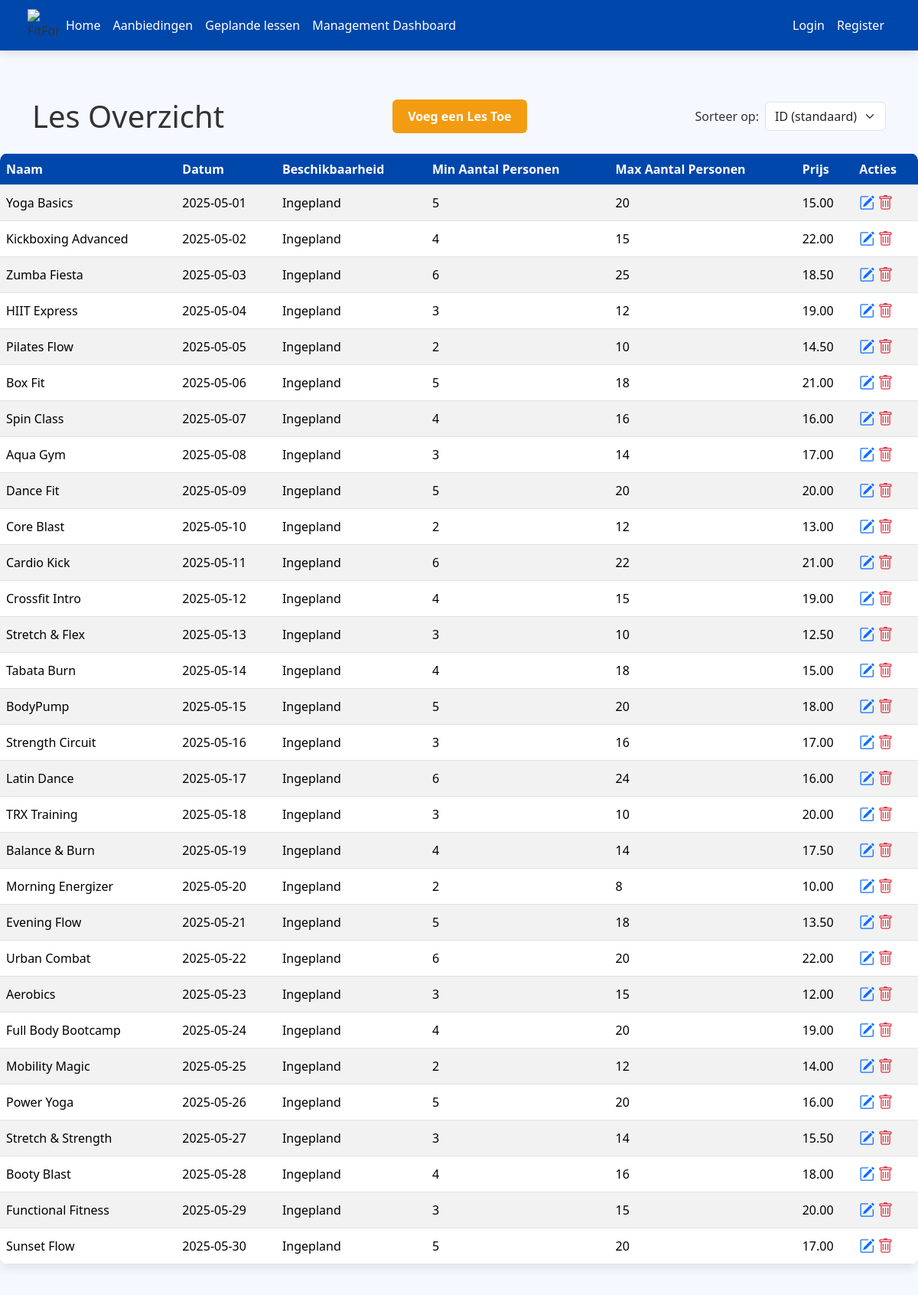
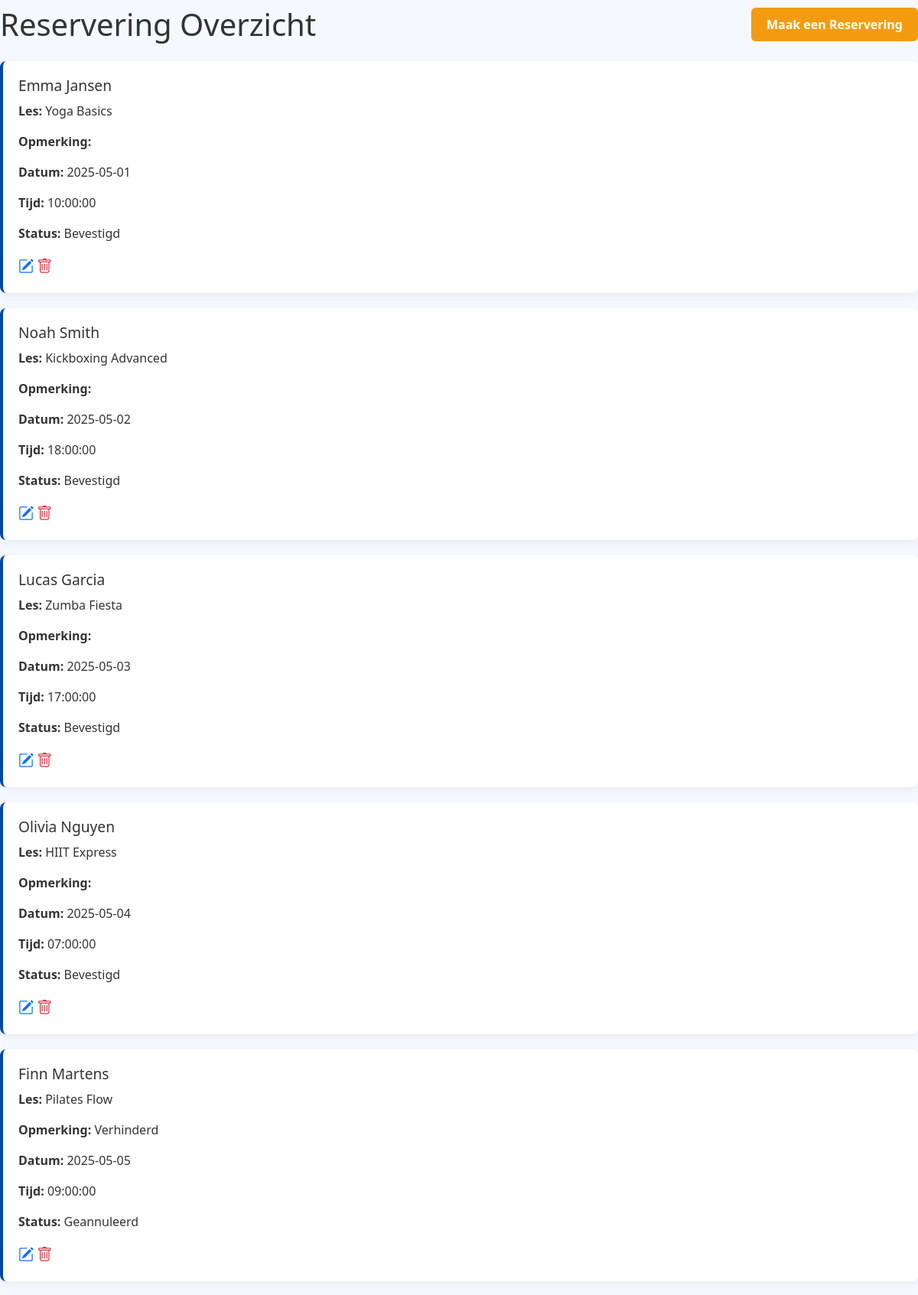
The app's page /LesOverzicht/public/lessen.php (upper part) with its own data (2 pictures, top to bottom).
### tables this page shows
CREATE TABLE Les (
    Id INT NOT NULL AUTO_INCREMENT,
    Naam VARCHAR(50) NOT NULL,
    Datum DATE NOT NULL,
    Tijd TIME NOT NULL,
    MinAantalPersonen TINYINT NOT NULL,
    MaxAantalPersonen TINYINT NOT NULL,
    Beschikbaarheid VARCHAR(50) NOT NULL,
    Prijs DECIMAL(10, 2) NOT NULL,  
    Isactief BIT NOT NULL,
    Opmerking VARCHAR(250),
    Datumaangemaakt DATETIME(6) NOT NULL,
    Datumgewijzigd DATETIME(6) NOT NULL,
    PRIMARY KEY (Id)
);

CREATE TABLE Reservering (
    Id INT NOT NULL AUTO_INCREMENT,
    Voornaam VARCHAR(50) NOT NULL,
    Tussenvoegsel VARCHAR(10),
    Achternaam VARCHAR(50) NOT NULL,
    Nummer MEDIUMINT NOT NULL,
    LesId INT NOT NULL,  
    Datum DATE NOT NULL,
    Tijd TIME NOT NULL,
    Reserveringstatus VARCHAR(20) NOT NULL,
    Isactief BIT NOT NULL,
    Opmerking VARCHAR(250),
    Datumaangemaakt DATETIME(6) NOT NULL,
    Datumgewijzigd DATETIME(6) NOT NULL,
    PRIMARY KEY (Id),
    FOREIGN KEY (LesId) REFERENCES Les(Id)  
);

### LesOverzicht/public/lessen.php (the view, shortened to what this page needs)
<?php
$servername = "localhost";
$username = "root";
$password = "";
$dbname = "FitForFun";
$conn = new mysqli($servername, $username, $password, $dbname);
$sqlReservering = "SELECT r.Id, r.Voornaam, r.Tussenvoegsel, r.Achternaam, r.Opmerking, r.Datum, r.Tijd, r.Reserveringstatus, l.Naam as LesNaam FROM Reservering r JOIN Les l ON r.LesId = l.Id WHERE r.Isactief = 1";
$resultReservering = $conn->query($sqlReservering);
?>
<!DOCTYPE html>
<html lang="en">
<head>
    <link href="https://cdn.jsdelivr.net/npm/bootstrap@5.3.3/dist/css/bootstrap.min.css" rel="stylesheet">
    <link href="https://cdnjs.cloudflare.com/ajax/libs/bootstrap-icons/1.10.3/font/bootstrap-icons.min.css" rel="stylesheet">
    <link href="https://cdn.jsdelivr.net/npm/bootstrap@5.3.3/dist/css/bootstrap.min.css" rel="stylesheet">
    <link href="https://cdnjs.cloudflare.com/ajax/libs/bootstrap-icons/1.10.3/font/bootstrap-icons.min.css" rel="stylesheet">
    <link rel="stylesheet" href="style.css">
</head>
<body>
<nav class="navbar navbar-expand-lg fixed-top">
    <div class="container-fluid">
      <img class="logo"
           src="https://www.burda-forward.de/files/images/03_Media/Brands/FitForFun/BF_Media_Brands_FitForFun_logo.png"
           alt="FitForFun Logo">
      <div class="collapse navbar-collapse" id="navbarNav">
        <ul class="navbar-nav me-auto">
          <li class="nav-item">
            <a class="nav-link" href="../../Homepagina/index.php">Home</a>
          </li>
          <li class="nav-item">
            <a class="nav-link" href="../../AanbiedingenPagina/aanbiedingen.php">Aanbiedingen</a>
          </li>
          <li class="nav-item">
            <a class="nav-link" href="../../LesOverzicht/public/lessen.php">Geplande lessen</a>
          </li>
          <li class="nav-item">
            <a class="nav-link" href="../../AccountsOverzicht/login.php">Management Dashboard</a>
          </li>
        </ul>
        <?php
        if (isset($_SESSION['loggedin']) && $_SESSION['loggedin'] === true) {
          echo '<ul class="navbar-nav">
              <li class="nav-item">
                <a class="nav-link" href="../../Accountgegevens/index.php">Accountinstellingen</a>
              </li>
              <li class="nav-item">
                <a class="nav-link" href="../../AccountsOverzicht/logout.php">Uitloggen</a>
              </li>
              </ul>';
        } else {
          echo '<ul class="navbar-nav">
              <li class="nav-item">
                <a class="nav-link" href="../../AccountsOverzicht/login.php">Login</a>
              </li>
              <li class="nav-item">
                <a class="nav-link" href="../../PerPeriode/create.php">Register</a>
              </li>
              </ul>';
        }
        ?>
      </div>
    </div>
</nav>
<div class="container mt-5">
    <div class="d-flex justify-content-between align-items-center mb-4 flex-wrap">
        <h1 class="mb-0">Les Overzicht</h1>
        <a href="add_lesson.php" class="btn btn-warning ms-2 me-2">Voeg een Les Toe</a>
        <form method="GET" class="d-flex align-items-center">
            <label for="sort" class="me-2 mb-0">Sorteer op:</label>
            <select name="sort" id="sort" class="form-select w-auto" onchange="this.form.submit()">
                <option value="id_asc" <?= ($_GET['sort'] ?? '') == 'id_asc' ? 'selected' : '' ?>>ID (standaard)</option>
            </select>
        </form>
    </div>
</div>
        <table class="table table-bordered table-striped">
            <thead>
                <tr>
                    <th>Naam</th>
                    <th>Datum</th>
                    <th>Beschikbaarheid</th>
                    <th>Min Aantal Personen</th>
                    <th>Max Aantal Personen</th>
                    <th>Prijs</th>
                    <th>Acties</th>
                </tr>
            </thead>
            <tbody>
                <?php
                $sort = $_GET['sort'] ?? 'id_asc';
                switch ($sort) {
                    default:
                        $orderBy = 'Id ASC';
                        break;
                }
                $sql = "SELECT * FROM Les ORDER BY $orderBy";
                $resultLes = $conn->query($sql);
                if ($resultLes && $resultLes->num_rows > 0) {
                    while($row = $resultLes->fetch_assoc()) {
                        $opmerking = $row["Opmerking"] ?? 'Geen opmerking';
                        echo "<tr data-toggle='tooltip' title='" . htmlspecialchars($opmerking, ENT_QUOTES, 'UTF-8') . "'>";
                        echo "<td>" . $row["Naam"] . "</td>";
                        echo "<td>" . $row["Datum"] . "</td>";
                        echo "<td>" . $row["Beschikbaarheid"] . "</td>";
                        echo "<td>" . $row["MinAantalPersonen"] . "</td>";
                        echo "<td>" . $row["MaxAantalPersonen"] . "</td>";
                        echo "<td>" . $row["Prijs"] . "</td>";
                        echo "<td>";
                        echo '<a href="wijzigen_lesson.php?id=' . $row["Id"] . '" class="text-primary" title="Wijzig les"><i class="bi bi-pencil-square fs-5"></i></a>';
                        echo ' <a href="verwijder_lesson.php?id=' . $row["Id"] . '" class="text-danger" title="Verwijder les" onclick="return confirm(\'Weet je zeker dat je deze les wilt verwijderen?\')"><i class="bi bi-trash fs-5"></i></a>';
                        echo "</td>";
                        echo "</tr>";
                    }
                } else {
                    echo "<tr><td colspan='7'>Geen lessen gevonden</td></tr>";
                }
                ?>
            </tbody>
        </table>
        <div class="d-flex justify-content-between align-items-center mb-4 mt-5">
            <h1 class="mb-0">Reservering Overzicht</h1>
            <a href="add_reserveringen.php" class="btn btn-warning">Maak een Reservering</a>
        </div>
        <div class="reservations">
            <?php
            if ($resultReservering && $resultReservering->num_rows > 0) {
                while($row = $resultReservering->fetch_assoc()) {
                    echo '<div class="reservation">';
                    echo '<h3>' . $row["Voornaam"] . ' ' . $row["Tussenvoegsel"] . ' ' . $row["Achternaam"] . '</h3>';
                    echo '<p><strong>Les:</strong> ' . $row["LesNaam"] . '</p>';
                    echo '<p><strong>Opmerking:</strong> ' . $row["Opmerking"] . '</p>';
                    echo '<p><strong>Datum:</strong> ' . $row["Datum"] . '</p>';
                    echo '<p><strong>Tijd:</strong> ' . $row["Tijd"] . '</p>';
                    echo '<p><strong>Status:</strong> ' . $row["Reserveringstatus"] . '</p>';
                    echo '<a href="wijzigen_reservering.php?id=' . $row["Id"] . '" class="text-primary" title="Wijzig reservering"><i class="bi bi-pencil-square fs-5"></i></a>';
                    echo ' <a href="verwijder_reservering.php?id=' . $row["Id"] . '" class="text-danger" title="Verwijder reservering" onclick="return confirm(\'Weet je zeker dat je deze reservering wilt verwijderen?\')"><i class="bi bi-trash fs-5"></i></a>';
                    echo '</div>';
                }
            } else {
                echo '<p>Geen reserveringen gevonden</p>';
            }
            ?>
        </div>
</body>
</html>

### LesOverzicht/public/style.css (style rules this page uses)
body { font-family: 'Segoe UI', Tahoma, Geneva, Verdana, sans-serif; margin: 0; padding-top: 80px; background: #f5f8ff; color: #333; }
.navbar { background-color: #0047ab; display: flex; align-items: center; justify-content: space-between; position: fixed; top: 0; left: 0; width: 100%; padding: 0.75rem 1.5rem; z-index: 1000; box-shadow: 0 4px 12px rgba(0, 0, 0, 0.1); }
.navbar .logo { width: 42px; height: 42px; }
.navbar-nav .nav-link { color: #fff !important; font-weight: 500; transition: color 0.3s ease; }
.table { background-color: #fff; border-radius: 10px; overflow: hidden; box-shadow: 0 6px 12px rgba(0, 0, 0, 0.08); }
.table th { background-color: #0047ab; color: #fff; font-weight: 600; border: none; }
.table td { border: none; vertical-align: middle; }
.reservation { background-color: #ffffff; border-left: 4px solid #0047ab; padding: 20px; margin-bottom: 20px; border-radius: 8px; box-shadow: 0 4px 10px rgba(0, 0, 0, 0.05); transition: transform 0.2s ease; }
.reservation h3 { margin: 0 0 10px; font-size: 1.2rem; }
.btn-warning { background-color: #f39c12; border: none; color: #fff; font-weight: 600; padding: 10px 20px; border-radius: 6px; transition: background-color 0.3s ease, transform 0.2s ease; }

### records on screen
les: Naam "Yoga Basics", Datum "2025-05-01", Beschikbaarheid "Ingepland", MinAantalPersonen "5", MaxAantalPersonen "20", Prijs "15.00"
les: Naam "Kickboxing Advanced", Datum "2025-05-02", Beschikbaarheid "Ingepland", MinAantalPersonen "4", MaxAantalPersonen "15", Prijs "22.00"
les: Naam "Zumba Fiesta", Datum "2025-05-03", Beschikbaarheid "Ingepland", MinAantalPersonen "6", MaxAantalPersonen "25", Prijs "18.50"
les: Naam "HIIT Express", Datum "2025-05-04", Beschikbaarheid "Ingepland", MinAantalPersonen "3", MaxAantalPersonen "12", Prijs "19.00"
les: Naam "Pilates Flow", Datum "2025-05-05", Beschikbaarheid "Ingepland", MinAantalPersonen "2", MaxAantalPersonen "10", Prijs "14.50"
les: Naam "Box Fit", Datum "2025-05-06", Beschikbaarheid "Ingepland", MinAantalPersonen "5", MaxAantalPersonen "18", Prijs "21.00"
les: Naam "Spin Class", Datum "2025-05-07", Beschikbaarheid "Ingepland", MinAantalPersonen "4", MaxAantalPersonen "16", Prijs "16.00"
les: Naam "Aqua Gym", Datum "2025-05-08", Beschikbaarheid "Ingepland", MinAantalPersonen "3", MaxAantalPersonen "14", Prijs "17.00"
les: Naam "Dance Fit", Datum "2025-05-09", Beschikbaarheid "Ingepland", MinAantalPersonen "5", MaxAantalPersonen "20", Prijs "20.00"
les: Naam "Core Blast", Datum "2025-05-10", Beschikbaarheid "Ingepland", MinAantalPersonen "2", MaxAantalPersonen "12", Prijs "13.00"
les: Naam "Cardio Kick", Datum "2025-05-11", Beschikbaarheid "Ingepland", MinAantalPersonen "6", MaxAantalPersonen "22", Prijs "21.00"
les: Naam "Crossfit Intro", Datum "2025-05-12", Beschikbaarheid "Ingepland", MinAantalPersonen "4", MaxAantalPersonen "15", Prijs "19.00"
les: Naam "Stretch & Flex", Datum "2025-05-13", Beschikbaarheid "Ingepland", MinAantalPersonen "3", MaxAantalPersonen "10", Prijs "12.50"
les: Naam "Tabata Burn", Datum "2025-05-14", Beschikbaarheid "Ingepland", MinAantalPersonen "4", MaxAantalPersonen "18", Prijs "15.00"
les: Naam "BodyPump", Datum "2025-05-15", Beschikbaarheid "Ingepland", MinAantalPersonen "5", MaxAantalPersonen "20", Prijs "18.00"
les: Naam "Strength Circuit", Datum "2025-05-16", Beschikbaarheid "Ingepland", MinAantalPersonen "3", MaxAantalPersonen "16", Prijs "17.00"
les: Naam "Latin Dance", Datum "2025-05-17", Beschikbaarheid "Ingepland", MinAantalPersonen "6", MaxAantalPersonen "24", Prijs "16.00"
les: Naam "TRX Training", Datum "2025-05-18", Beschikbaarheid "Ingepland", MinAantalPersonen "3", MaxAantalPersonen "10", Prijs "20.00"
les: Naam "Balance & Burn", Datum "2025-05-19", Beschikbaarheid "Ingepland", MinAantalPersonen "4", MaxAantalPersonen "14", Prijs "17.50"
les: Naam "Morning Energizer", Datum "2025-05-20", Beschikbaarheid "Ingepland", MinAantalPersonen "2", MaxAantalPersonen "8", Prijs "10.00"
les: Naam "Evening Flow", Datum "2025-05-21", Beschikbaarheid "Ingepland", MinAantalPersonen "5", MaxAantalPersonen "18", Prijs "13.50"
les: Naam "Urban Combat", Datum "2025-05-22", Beschikbaarheid "Ingepland", MinAantalPersonen "6", MaxAantalPersonen "20", Prijs "22.00"
les: Naam "Aerobics", Datum "2025-05-23", Beschikbaarheid "Ingepland", MinAantalPersonen "3", MaxAantalPersonen "15", Prijs "12.00"
les: Naam "Full Body Bootcamp", Datum "2025-05-24", Beschikbaarheid "Ingepland", MinAantalPersonen "4", MaxAantalPersonen "20", Prijs "19.00"
les: Naam "Mobility Magic", Datum "2025-05-25", Beschikbaarheid "Ingepland", MinAantalPersonen "2", MaxAantalPersonen "12", Prijs "14.00"
les: Naam "Power Yoga", Datum "2025-05-26", Beschikbaarheid "Ingepland", MinAantalPersonen "5", MaxAantalPersonen "20", Prijs "16.00"
les: Naam "Stretch & Strength", Datum "2025-05-27", Beschikbaarheid "Ingepland", MinAantalPersonen "3", MaxAantalPersonen "14", Prijs "15.50"
les: Naam "Booty Blast", Datum "2025-05-28", Beschikbaarheid "Ingepland", MinAantalPersonen "4", MaxAantalPersonen "16", Prijs "18.00"
les: Naam "Functional Fitness", Datum "2025-05-29", Beschikbaarheid "Ingepland", MinAantalPersonen "3", MaxAantalPersonen "15", Prijs "20.00"
les: Naam "Sunset Flow", Datum "2025-05-30", Beschikbaarheid "Ingepland", MinAantalPersonen "5", MaxAantalPersonen "20", Prijs "17.00"
reservering: Voornaam "Emma", Achternaam "Jansen", LesId.Naam "Yoga Basics", Datum "2025-05-01", Tijd "10:00:00", Reserveringstatus "Bevestigd"
reservering: Voornaam "Noah", Achternaam "Smith", LesId.Naam "Kickboxing Advanced", Datum "2025-05-02", Tijd "18:00:00", Reserveringstatus "Bevestigd"
reservering: Voornaam "Lucas", Achternaam "Garcia", LesId.Naam "Zumba Fiesta", Datum "2025-05-03", Tijd "17:00:00", Reserveringstatus "Bevestigd"
reservering: Voornaam "Olivia", Achternaam "Nguyen", LesId.Naam "HIIT Express", Datum "2025-05-04", Tijd "07:00:00", Reserveringstatus "Bevestigd"
reservering: Voornaam "Finn", Achternaam "Martens", LesId.Naam "Pilates Flow", Opmerking "Verhinderd", Datum "2025-05-05", Tijd "09:00:00", Reserveringstatus "Geannuleerd"
